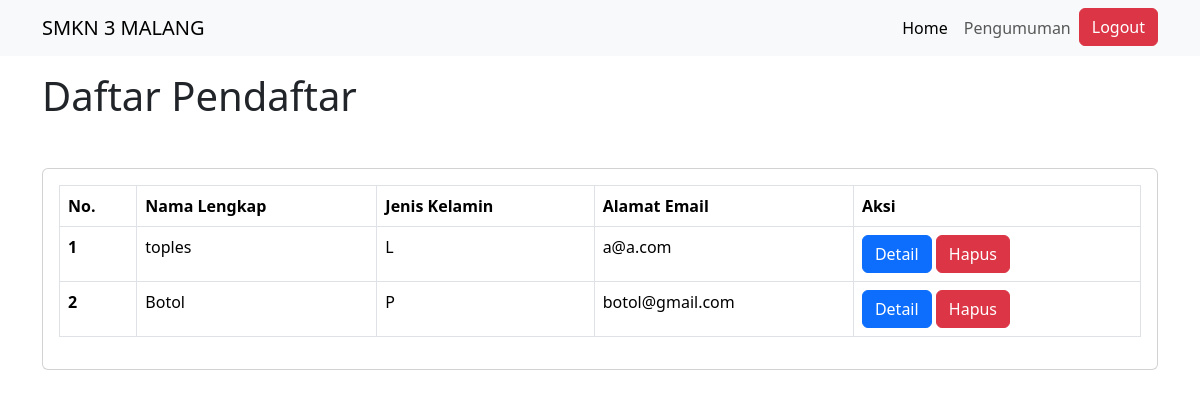
The page /admin/index.php (signed in) on the database its author committed.
### tables this page shows
CREATE TABLE `siswa` (
  `id` int(11) NOT NULL,
  `email` varchar(255) NOT NULL,
  `password` varchar(255) NOT NULL,
  `nama_lengkap` varchar(255) NOT NULL,
  `jk` varchar(255) NOT NULL,
  `alamat` text DEFAULT NULL,
  `asal_sekolah` varchar(255) DEFAULT NULL,
  `tempat_lahir` varchar(255) NOT NULL,
  `tanggal_lahir` date DEFAULT NULL,
  `nama_ibu` varchar(254) NOT NULL,
  `nama_ayah` varchar(255) NOT NULL,
  `kk_filename` varchar(255) DEFAULT NULL,
  `foto_filename` varchar(255) DEFAULT NULL,
  `raport_filename` varchar(255) DEFAULT NULL
);

### admin/index.php (the view, shortened to what this page needs)
<!DOCTYPE html>
<html lang="en">
<head>
    <link href="https://cdn.jsdelivr.net/npm/bootstrap@5.3.2/dist/css/bootstrap.min.css" rel="stylesheet"
>
</head>
<body>
    <nav class="navbar navbar-expand-lg bg-body-tertiary">
        <div class="container">
            <a class="navbar-brand" href="#">SMKN 3 MALANG</a>
            <div class="collapse navbar-collapse" id="navbarNavDropdown">
                <ul class="navbar-nav ms-auto">
                    <li class="nav-item">
                        <a class="nav-link active" aria-current="page" href="index.php">Home</a>
                    </li>
                    <li class="nav-item">
                        <a class="nav-link" href="setting.php">Pengumuman</a>
                    </li>
                    <li>
                        <a class="btn btn-danger" href="logout.php">Logout</a>
                    </li>
                </ul>
            </div>
        </div>
    </nav>
    <div class="container mt-3">
        <h1>Daftar Pendaftar</h1>
        <div class="card mt-5">
            <div class="card-body">
                <table class="table table-bordered">
                    <thead>
                        <tr>
                            <th scope="col">No.</th>
                            <th scope="col">Nama Lengkap</th>
                            <th scope="col">Jenis Kelamin</th>
                            <th scope="col">Alamat Email</th>
                            <th scope="col">Aksi</th>
                        </tr>
                    </thead>
                    <tbody>
                        <?php
                        include '../setting.php';
                        $i = 1;
                        $query = "SELECT * FROM siswa";
                        $result = mysqli_query($conn, $query);
                        foreach ($result as $row) : ?>
                        <tr>
                            <th scope="row"><?php echo $i++; ?></th>
                            <td><?php echo $row['nama_lengkap']; ?></td>
                            <td><?php echo $row['jk']; ?></td>
                            <td><?php echo $row['email']; ?></td>
                            <td>
                                <a href="detail.php?id=<?php echo $row['id']; ?>" class="btn btn-primary">Detail</a>
                                <a onclick="return alert('anda yakin?')" href="hapus.php?id=<?php echo $row['id']; ?>"
                                    class="btn btn-danger">Hapus</a>
                            </td>
                        </tr>
                        <?php endforeach; ?>
                    </tbody>
                </table>
            </div>
        </div>
    </div>
</body>
</html>

### rows shown on the page
siswa: nama_lengkap "toples", jk "L", email "a@a.com"
siswa: nama_lengkap "Botol", jk "P", email "botol@gmail.com"
